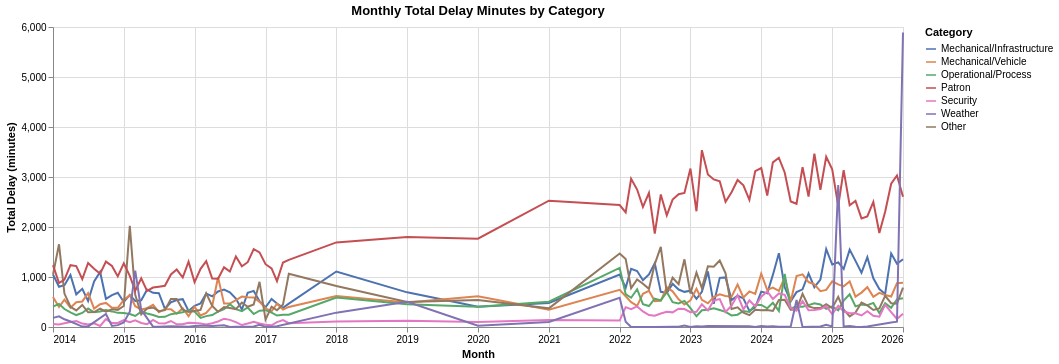

Notebook cell for this chart:
### Markdown cell above
## 2. Total Delay Minutes over Time by Category

### Code cell
alt.Chart(df).mark_line().encode(
    x=alt.X("date:T", title="Month"),
    y=alt.Y("total_delay:Q", title="Total Delay (minutes)"),
    color=alt.Color("category:N", title="Category", scale=color_scale),
    tooltip=[
        alt.Tooltip("date:T", title="Month", format="%b %Y"),
        "category",
        alt.Tooltip("total_delay:Q", title="Total delay (min)"),
    ],
).properties(
    title="Monthly Total Delay Minutes by Category",
    width=850, height=300,
)

### Figure 1 — Vega-Lite specification as saved in the notebook (floating-point values rounded to 4 significant figures; data arrays with more than 128 entries replaced by an {"elided": "..."} marker saying what was removed)
{"config": {"view": {"continuousWidth": 300, "continuousHeight": 300}}, "data": {"name": "data-b46c1dbfac1a616e74730892e38baa82"}, "mark": {"type": "line"}, "encoding": {"color": {"field": "category", "scale": {"domain": ["Mechanical/Infrastructure", "Mechanical/Vehicle", "Operational/Process", "Patron", "Security", "Weather", "Other"], "range": ["#4C72B0", "#DD8452", "#55A868", "#C44E52", "#E377C2", "#8172B3", "#937860"]}, "title": "Category", "type": "nominal"}, "tooltip": [{"field": "date", "format": "%b %Y", "title": "Month", "type": "temporal"}, {"field": "category", "type": "nominal"}, {"field": "total_delay", "title": "Total delay (min)", "type": "quantitative"}], "x": {"field": "date", "title": "Month", "type": "temporal"}, "y": {"field": "total_delay", "title": "Total Delay (minutes)", "type": "quantitative"}}, "height": 300, "title": "Monthly Total Delay Minutes by Category", "width": 850, "$schema": "https://vega.github.io/schema/vega-lite/v6.4.1.json", "datasets": {"data-b46c1dbfac1a616e74730892e38baa82": {"elided": "630 records"}}}
